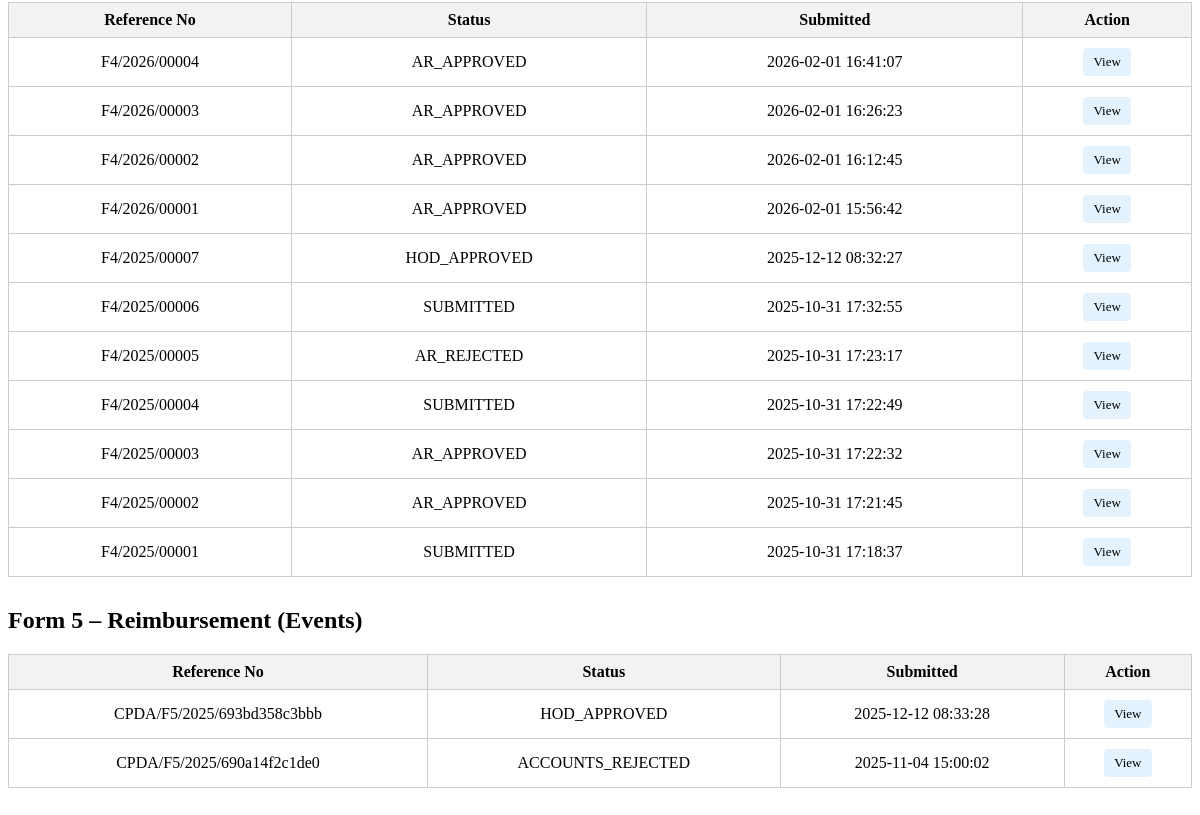
Before: /views/faculty_application_history.php (signed in, lower part) with the older database file.
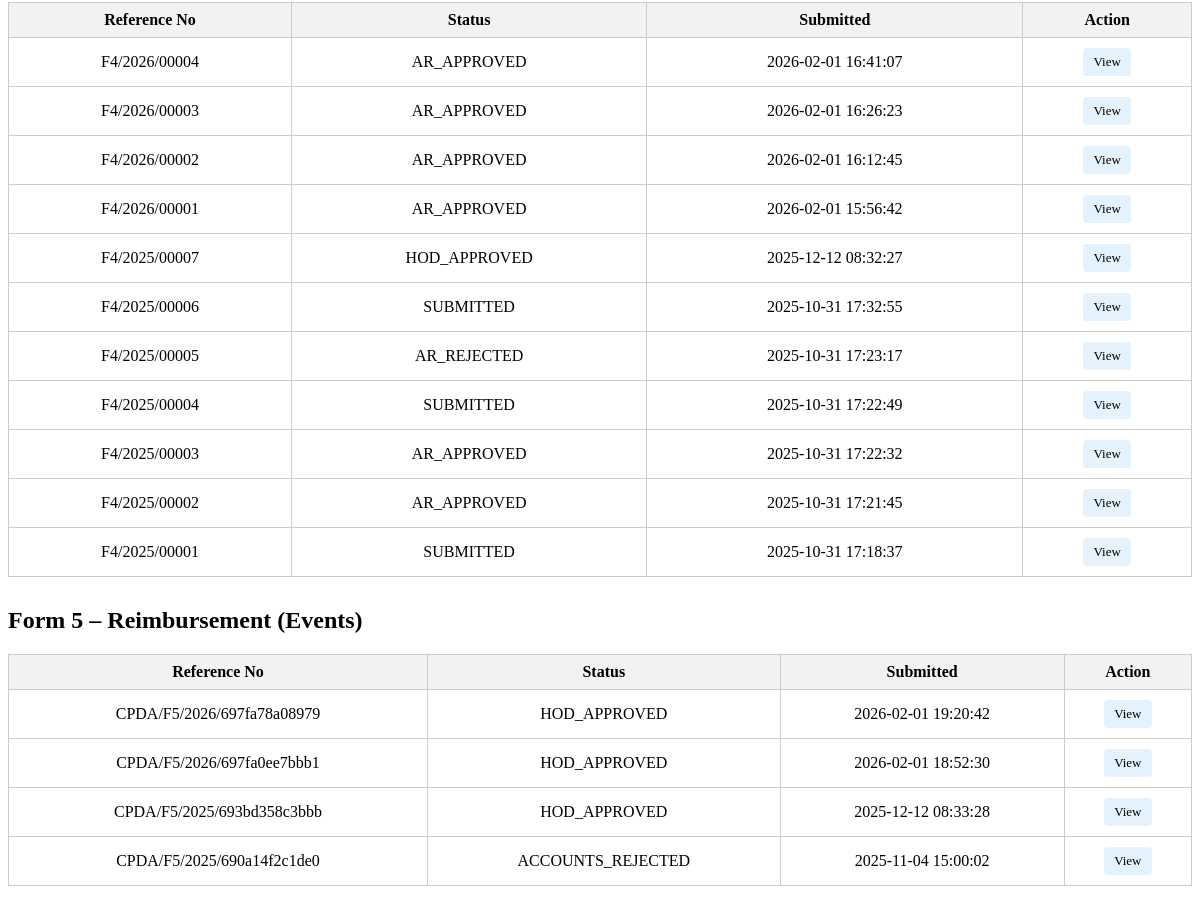
After: the same page with the newer database file.
### tables this page shows
CREATE TABLE `f4_reimbursement_applications` (
  `application_id` int(11) NOT NULL,
  `ref_number` varchar(50) NOT NULL,
  `employee_code` int(11) NOT NULL,
  `faculty_name` varchar(255) NOT NULL,
  `designation_hag` tinyint(1) DEFAULT 0,
  `designation_professor` tinyint(1) DEFAULT 0,
  `designation_associate_professor` tinyint(1) DEFAULT 0,
  `designation_assistant_professor` tinyint(1) DEFAULT 0,
  `pay_level` varchar(20) NOT NULL,
  `department` varchar(255) NOT NULL,
  `total_amount` decimal(10,2) DEFAULT 0.00,
  `expense_books` decimal(10,2) DEFAULT 0.00,
  `expense_stationary` decimal(10,2) DEFAULT 0.00,
  `expense_patent` decimal(10,2) DEFAULT 0.00,
  `expense_computer_consumables` decimal(10,2) DEFAULT 0.00,
  `expense_consumables` decimal(10,2) DEFAULT 0.00,
  `expense_synthesis_analysis` decimal(10,2) DEFAULT 0.00,
  `remarks` text DEFAULT NULL,
  `application_status` enum('DRAFT','SUBMITTED','UNDER_REVIEW','HOD_APPROVED','HOD_REJECTED','AR_APPROVED','AR_REJECTED') DEFAULT 'DRAFT',
  `submission_date` datetime DEFAULT NULL,
  `last_updated` datetime DEFAULT current_timestamp() ON UPDATE current_timestamp(),
  `hod_approval_status` enum('PENDING','APPROVED','REJECTED') DEFAULT 'PENDING',
  `hod_approval_date` datetime DEFAULT NULL,
  `hod_remarks` text DEFAULT NULL,
  `hod_approved_by` varchar(50) DEFAULT NULL,
  `ar_approval_status` enum('PENDING','APPROVED','REJECTED') DEFAULT 'PENDING',
  `ar_approval_date` datetime DEFAULT NULL,
  `ar_remarks` text DEFAULT NULL,
  `ar_approved_by` varchar(50) DEFAULT NULL,
  `sanctioned_amount` decimal(10,2) DEFAULT NULL,
  `disbursement_status` enum('PENDING','PARTIAL','COMPLETED') DEFAULT 'PENDING',
  `disbursed_amount` decimal(10,2) DEFAULT 0.00,
  `disbursement_date` datetime DEFAULT NULL,
  `created_at` timestamp NOT NULL DEFAULT current_timestamp(),
  `updated_at` timestamp NOT NULL DEFAULT current_timestamp() ON UPDATE current_timestamp(),
  `balance_applied` tinyint(1) DEFAULT 0
);

CREATE TABLE `f5_conference_reimbursements` (
  `application_id` int(11) NOT NULL,
  `ref_number` varchar(100) DEFAULT NULL,
  `employee_code` int(11) NOT NULL,
  `faculty_name` varchar(200) NOT NULL,
  `designation` varchar(100) NOT NULL,
  `pay_level` varchar(10) NOT NULL,
  `department` varchar(200) NOT NULL,
  `activity_nature` enum('International Conference','National Conference','Workshop','Short Term Course','Seminar','Symposium') NOT NULL,
  `activity_name` varchar(500) NOT NULL,
  `activity_start_date` date NOT NULL,
  `activity_end_date` date NOT NULL,
  `activity_venue` varchar(300) NOT NULL,
  `location_type` enum('India','Abroad') NOT NULL,
  `expense_registration` decimal(10,2) DEFAULT 0.00,
  `expense_visa` decimal(10,2) DEFAULT 0.00,
  `expense_insurance` decimal(10,2) DEFAULT 0.00,
  `expense_air_fare` decimal(10,2) DEFAULT 0.00,
  `expense_local_travel` decimal(10,2) DEFAULT 0.00,
  `expense_da_per_diem` decimal(10,2) DEFAULT 0.00,
  `expense_boarding_lodging` decimal(10,2) DEFAULT 0.00,
  `expense_other` decimal(10,2) DEFAULT 0.00,
  `expense_other_description` text DEFAULT NULL,
  `total_amount` decimal(10,2) NOT NULL,
  `sanctioned_amount` decimal(10,2) DEFAULT 0.00,
  `remarks` text DEFAULT NULL,
  `status` enum('PENDING','HOD_APPROVED','HOD_REJECTED','ACCOUNTS_APPROVED','ACCOUNTS_REJECTED','COMPLETED') DEFAULT 'PENDING',
  `hod_status` enum('PENDING','APPROVED','REJECTED') DEFAULT 'PENDING',
  `hod_approved_by` varchar(50) DEFAULT NULL,
  `hod_approved_at` datetime DEFAULT NULL,
  `hod_comments` text DEFAULT NULL,
  `accounts_status` enum('PENDING','APPROVED','REJECTED') DEFAULT 'PENDING',
  `accounts_approved_by` varchar(50) DEFAULT NULL,
  `accounts_approved_at` datetime DEFAULT NULL,
  `accounts_comments` text DEFAULT NULL,
  `created_at` timestamp NOT NULL DEFAULT current_timestamp(),
  `updated_at` timestamp NOT NULL DEFAULT current_timestamp() ON UPDATE current_timestamp(),
  `balance_applied` tinyint(1) DEFAULT 0
);

### views/faculty_application_history.php (the view, shortened to what this page needs)
<?php
include_once '../config/db.php';
$employee_code = $_SESSION['employee_code'];
$stmt3 = $conn->prepare("
    SELECT ref_number, application_id, application_status, created_at
    FROM f4_reimbursement_applications
    WHERE employee_code = ?
    ORDER BY created_at DESC
");
$stmt3->bind_param("s", $employee_code);
$stmt3->execute();
$applications3 = $stmt3->get_result()->fetch_all(MYSQLI_ASSOC);
$stmt4 = $conn->prepare("
    SELECT ref_number, application_id, status, created_at
    FROM f5_conference_reimbursements
    WHERE employee_code = ?
    ORDER BY created_at DESC
");
$stmt4->bind_param("s", $employee_code);
$stmt4->execute();
$applications4 = $stmt4->get_result()->fetch_all(MYSQLI_ASSOC);
?>
<!DOCTYPE html>
<html>
<head>
</head>
<body>
<table>
    <thead>
        <tr>
            <th>Reference No</th>
            <th>Status</th>
            <th>Submitted</th>
            <th>Action</th>
        </tr>
    </thead>
    <tbody>
        <?php if (empty($applications3)): ?>
            <tr><td colspan="4">No applications found.</td></tr>
        <?php else: foreach ($applications3 as $app): ?>
            <tr>
                <td><?= htmlspecialchars($app['ref_number']) ?></td>
                <td><?= htmlspecialchars($app['application_status']) ?></td>
                <td><?= htmlspecialchars($app['created_at']) ?></td>
                <td>
                    <a class="btn btn-view"
                       href="faculty_view_application_flow.php?ref_number=<?= urlencode($app['ref_number']) ?>">
                       View
                    </a>
                </td>
            </tr>
        <?php endforeach; endif; ?>
    </tbody>
</table>
<h2>Form 5 – Reimbursement (Events)</h2>
<table>
    <thead>
        <tr>
            <th>Reference No</th>
            <th>Status</th>
            <th>Submitted</th>
            <th>Action</th>
        </tr>
    </thead>
    <tbody>
        <?php if (empty($applications4)): ?>
            <tr><td colspan="4">No applications found.</td></tr>
        <?php else: foreach ($applications4 as $app): ?>
            <tr>
                <td><?= htmlspecialchars($app['ref_number']) ?></td>
                <td><?= htmlspecialchars($app['status']) ?></td>
                <td><?= htmlspecialchars($app['created_at']) ?></td>
                <td>
                    <a class="btn btn-view"
                       href="faculty_view_application_flow.php?ref_number=<?= urlencode($app['ref_number']) ?>">
                       View
                    </a>
                </td>
            </tr>
        <?php endforeach; endif; ?>
    </tbody>
</table>
</body>
</html>

### views/faculty_application_history.php (style rules this page uses)
table { border-collapse: collapse; width: 100%; margin-bottom: 30px; }
th { background-color: #f2f2f2; }
a.btn { padding: 6px 10px; border-radius: 4px; text-decoration: none; font-size: 13px; margin: 2px; display: inline-block; }
.btn-view { background: #e3f2fd; color: #000; }

Changed rows visible on the page:
added f5_conference_reimbursements: ref_number "CPDA/F5/2026/697fa78a08979", status "HOD_APPROVED", created_at "2026-02-01 19:20:42"
added f5_conference_reimbursements: ref_number "CPDA/F5/2026/697fa0ee7bbb1", status "HOD_APPROVED", created_at "2026-02-01 18:52:30"
